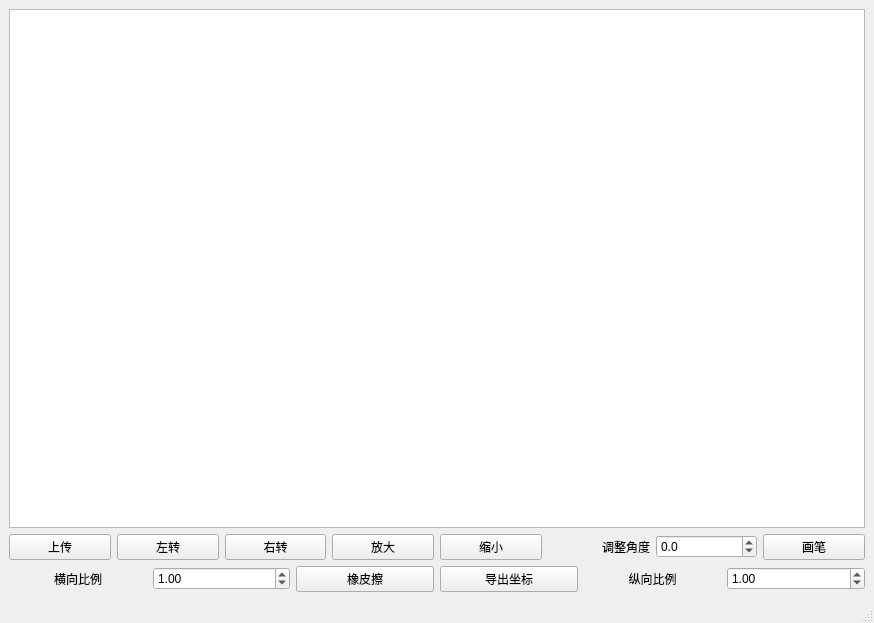
<?xml version="1.0" encoding="UTF-8"?>
<ui version="4.0">
 <class>MainWindow</class>
 <widget class="QMainWindow" name="MainWindow">
  <property name="geometry">
   <rect>
    <x>0</x>
    <y>0</y>
    <width>874</width>
    <height>623</height>
   </rect>
  </property>
  <property name="windowTitle">
   <string>MainWindow</string>
  </property>
  <widget class="QWidget" name="centralwidget">
   <layout class="QVBoxLayout" name="verticalLayout">
    <item>
     <widget class="QGraphicsView" name="graphicsView"/>
    </item>
    <item>
     <layout class="QHBoxLayout" name="horizontalLayout">
      <item>
       <widget class="QPushButton" name="uploadImageButton">
        <property name="text">
         <string>上传</string>
        </property>
       </widget>
      </item>
      <item>
       <widget class="QPushButton" name="rotateLeftButton">
        <property name="text">
         <string>左转</string>
        </property>
       </widget>
      </item>
      <item>
       <widget class="QPushButton" name="rotateRightButton">
        <property name="text">
         <string>右转</string>
        </property>
       </widget>
      </item>
      <item>
       <widget class="QPushButton" name="scaleUpButton">
        <property name="text">
         <string>放大</string>
        </property>
       </widget>
      </item>
      <item>
       <widget class="QPushButton" name="scaleDownButton">
        <property name="text">
         <string>缩小</string>
        </property>
       </widget>
      </item>
      <item>
       <widget class="QLabel" name="label">
        <property name="text">
         <string>调整角度</string>
        </property>
        <property name="alignment">
         <set>Qt::AlignRight|Qt::AlignTrailing|Qt::AlignVCenter</set>
        </property>
       </widget>
      </item>
      <item>
       <widget class="QDoubleSpinBox" name="rotationSpinBox">
        <property name="decimals">
         <number>1</number>
        </property>
        <property name="minimum">
         <double>-360.000000000000000</double>
        </property>
        <property name="maximum">
         <double>360.000000000000000</double>
        </property>
        <property name="singleStep">
         <double>0.100000000000000</double>
        </property>
       </widget>
      </item>
      <item>
       <widget class="QPushButton" name="paintButton">
        <property name="text">
         <string>画笔</string>
        </property>
       </widget>
      </item>
     </layout>
    </item>
    <item>
     <layout class="QHBoxLayout" name="horizontalLayout_2">
      <item>
       <widget class="QLabel" name="label_3">
        <property name="text">
         <string>横向比例</string>
        </property>
        <property name="alignment">
         <set>Qt::AlignCenter</set>
        </property>
       </widget>
      </item>
      <item>
       <widget class="QDoubleSpinBox" name="horizontalScaleSpinBox">
        <property name="minimum">
         <double>0.100000000000000</double>
        </property>
        <property name="maximum">
         <double>5.000000000000000</double>
        </property>
        <property name="singleStep">
         <double>0.100000000000000</double>
        </property>
        <property name="value">
         <double>1.000000000000000</double>
        </property>
       </widget>
      </item>
      <item>
       <widget class="QPushButton" name="eraserButton">
        <property name="text">
         <string>橡皮擦</string>
        </property>
       </widget>
      </item>
      <item>
       <widget class="QPushButton" name="exportButton">
        <property name="text">
         <string>导出坐标</string>
        </property>
       </widget>
      </item>
      <item>
       <widget class="QLabel" name="label_2">
        <property name="text">
         <string>纵向比例</string>
        </property>
        <property name="alignment">
         <set>Qt::AlignCenter</set>
        </property>
       </widget>
      </item>
      <item>
       <widget class="QDoubleSpinBox" name="verticalScaleSpinBox">
        <property name="minimum">
         <double>0.100000000000000</double>
        </property>
        <property name="maximum">
         <double>5.000000000000000</double>
        </property>
        <property name="singleStep">
         <double>0.100000000000000</double>
        </property>
        <property name="value">
         <double>1.000000000000000</double>
        </property>
       </widget>
      </item>
     </layout>
    </item>
   </layout>
  </widget>
  <widget class="QMenuBar" name="menubar">
   <property name="geometry">
    <rect>
     <x>0</x>
     <y>0</y>
     <width>874</width>
     <height>21</height>
    </rect>
   </property>
  </widget>
  <widget class="QStatusBar" name="statusbar"/>
 </widget>
 <resources/>
 <connections/>
</ui>
